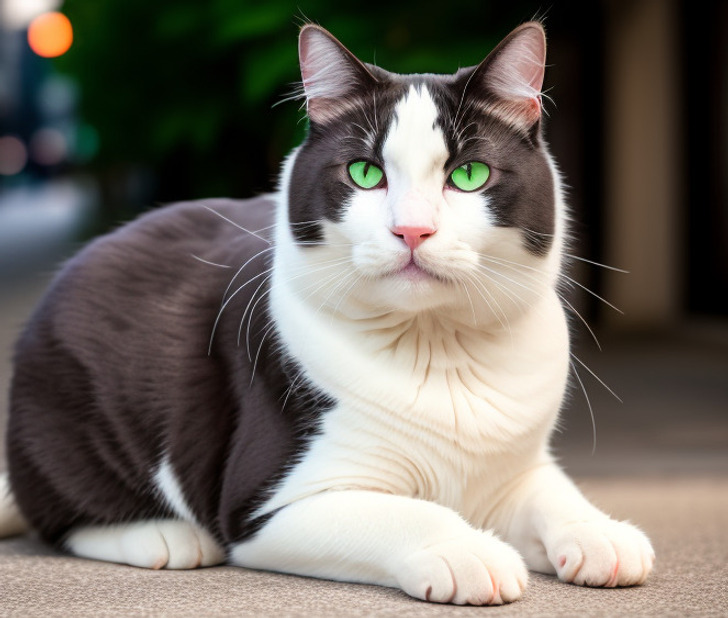
#> input picture cat11.jpeg, 728 x 618 px
$ python 11.py
#> lines starting #> are read from the running program, lines starting #| are printed output that depends on the picture; after the words box and inside, x2 and y2 are one past the last pixel; in counts of white or black regions, pixels touching at a corner belong together
print('Lesson 11: AI model. Threat image')

# cmd command for install the next libraries:
#   pip install opencv-python
#   pip install pillow

import cv2
from PIL import Image

image_cat_path = 'cat11.jpeg'
image_sunglasses_path = 'glasses10.png'
image_cat = cv2.imread(image_cat_path)
#> image_cat is the input picture: shape (618, 728, 3); mean B, G, R 100, 107.6, 113.7

cat_face_handler = cv2.CascadeClassifier('haarcascade_frontalcatface_extended.xml')

# get cooridinates of pattern
cat_face_coordinates = cat_face_handler.detectMultiScale(image_cat)
#> cat_face_coordinates = [[288, 63, 248, 248]]
# print('cat face coordinates', cat_face_coordinates)

for (x, y, w, h) in cat_face_coordinates:
    cv2.rectangle(image_cat, (x, y), (x + w, y + h), (255, 0, 0), 3)
#> this loop made 1 pass
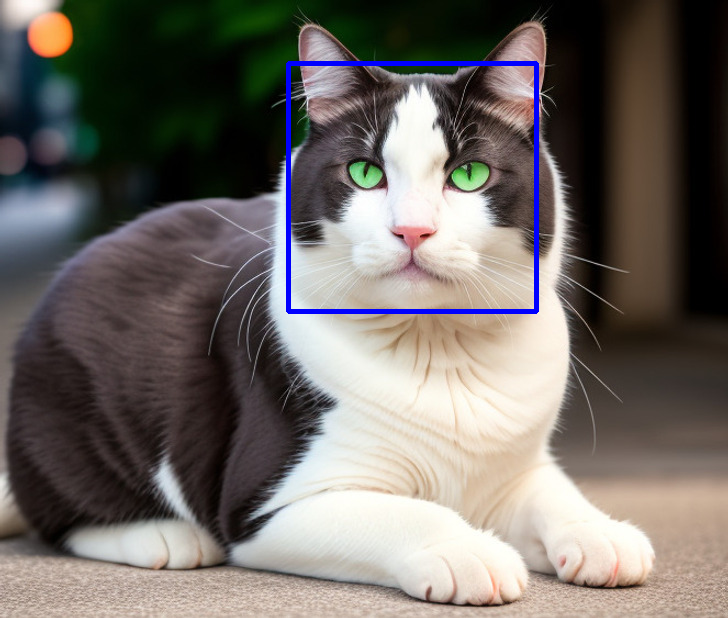
#> image_cat: shape (618, 728, 3); 1.1% of pixels changed, all inside (x1, y1, x2, y2) = (286, 61, 539, 314)

cv2.imshow('Bob cat', image_cat)

# prepare image for union
cat = Image.open(image_cat_path)
sun_glasses = Image.open(image_sunglasses_path)
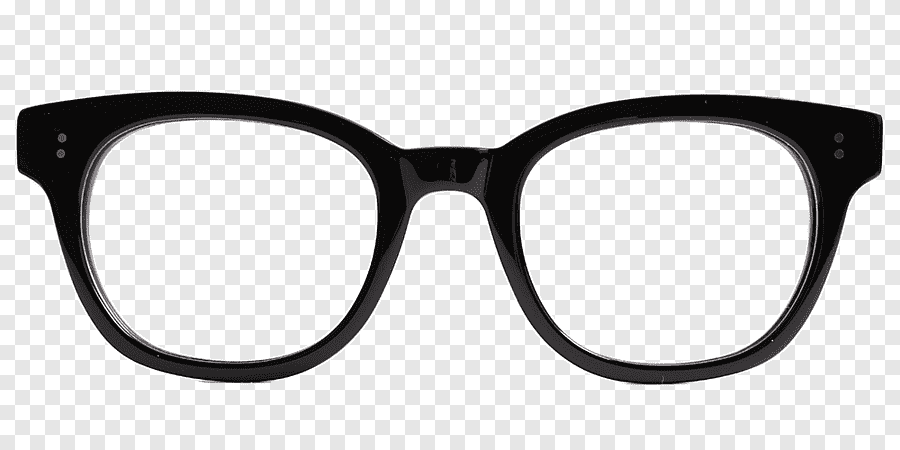
#> input picture glasses10.png, 900 x 450 px
#> sun_glasses is the input picture: PIL image 900x450 P; mean R, G, B 208.3, 208, 208.1

cat = cat.convert('RGB')
sun_glasses = sun_glasses.convert('RGB')

(x, y, w, h) = cat_face_coordinates[0]
#> x = 288; y = 63; w = 248; h = 248
sun_glasses = sun_glasses.resize((w, int(h/3)))
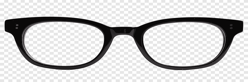
#> sun_glasses: PIL image 248x82 RGB; mean R, G, B 208, 207.7, 207.8

# union of two images
cat.paste(sun_glasses, (x, int(y + h/4)))
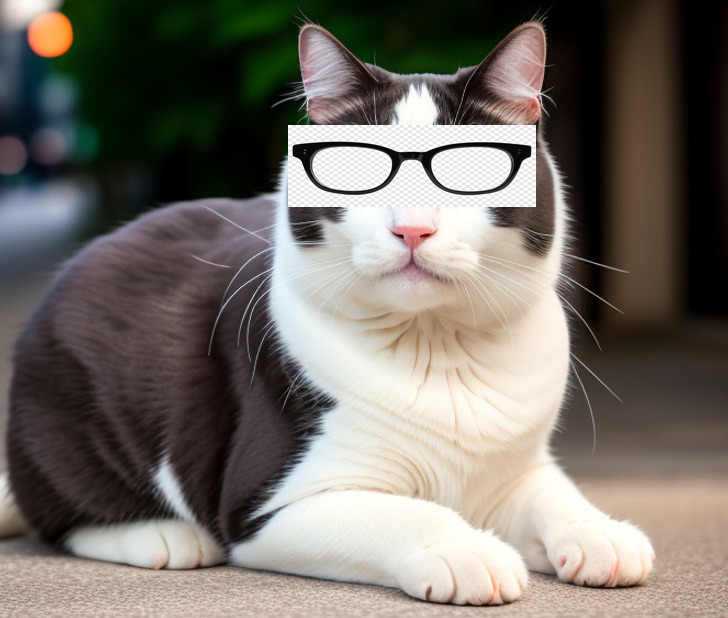
#> cat: PIL image 728x618 RGB; mean R, G, B 117.2, 111.2, 104
cat.save('cat_with_sunglasses.jpeg')

# save and read the new image after threatment by AI image model
cat_with_sunglasses = cv2.imread('cat_with_sunglasses.jpeg')
cv2.imshow('Bob cat with sunglasses', cat_with_sunglasses)

cv2.waitKey()
